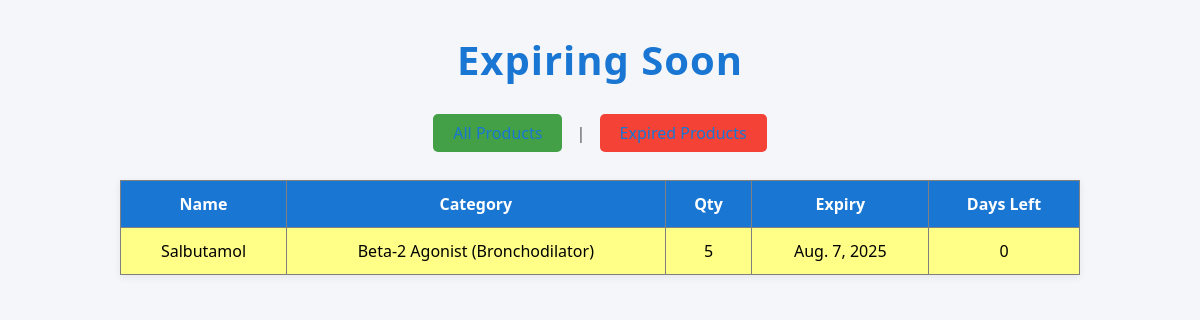
/expiring-soon/ (signed in), run on the app's committed database.
### inventory/models.py (models this page shows, shortened)
class Product(models.Model):
    name = models.CharField(max_length=100)
    category = models.CharField(max_length=50)
    quantity = models.PositiveIntegerField()
    expiry_date = models.DateField()
    price = models.DecimalField(max_digits=10, decimal_places=2, default=0.00)
    low_stock_threshold = models.PositiveIntegerField(default=10)
    supplier = models.ForeignKey(Supplier, on_delete=models.SET_NULL, null=True, blank=True)
    image = models.ImageField(upload_to='products/', blank=True, null=True)
    barcode = models.ImageField(upload_to='barcodes/', blank=True)
    def days_until_expiry(self):
        return (self.expiry_date - timezone.now().date()).days

### inventory/views.py (the view)
# urls.py: path('expiring-soon/', views.expiring_soon_products, name='expiring_soon'),
@admin_required
def expiring_soon_products(request):
    today = timezone.now().date()
    soon = today + timedelta(days=7)
    products = Product.objects.filter(expiry_date__range=[today, soon])
    return render(request, 'inventory/expiring_soon.html', {'products': products})

### inventory/views.py (called while the page is built)
def admin_required(view_func):
    decorated_view_func = login_required(user_passes_test(lambda u: u.is_staff)(view_func))
    return decorated_view_func

### inventory/templates/inventory/expiring_soon.html (shortened to what this page needs)
<!DOCTYPE html>
{% load static %}
<html>
<head>
    <link rel="stylesheet" href="{% static 'styles.css' %}">
</head>
<body>
    <h1 class="main-title">Expiring Soon</h1>
    <div class="nav-links">
        <a href="{% url 'product_list' %}" class="nav-btn">All Products</a>
        <span class="divider">|</span>
        <a href="{% url 'expired_products' %}" class="nav-btn expired">Expired Products</a>
    </div>
    <table border="1">
        <tr>
            <th>Name</th>
            <th>Category</th>
            <th>Qty</th>
            <th>Expiry</th>
            <th>Days Left</th>
        </tr>
        {% for product in products %}
        <tr style="background-color: #ff8;">
            <td>{{ product.name }}</td>
            <td>{{ product.category }}</td>
            <td>{{ product.quantity }}</td>
            <td>{{ product.expiry_date }}</td>
            <td>{{ product.days_until_expiry }}</td>
        </tr>
        {% endfor %}
    </table>
</body>
</html>

### static/styles.css (style rules this page uses)
body { font-family: 'Segoe UI', Arial, sans-serif; background: #f4f6fa; margin: 0; padding: 0; }
h1 { text-align: center; color: #333; margin-top: 30px; }
.nav-links { text-align: center; margin-bottom: 20px; }
.nav-links a { color: #1976d2; text-decoration: none; margin: 0 10px; font-weight: 500; transition: color 0.2s; }
table { margin: 0 auto; border-collapse: collapse; width: 80%; background: #fff; box-shadow: 0 2px 8px rgba(0,0,0,0.07); }
th, td { padding: 12px 16px; text-align: center; }
th { background: #1976d2; color: #fff; font-weight: 600; }
tr { transition: background 0.2s; }
.main-title { text-align: center; color: #1976d2; margin-top: 32px; font-size: 2.5rem; letter-spacing: 1px; }
.nav-links { text-align: center; margin-bottom: 28px; margin-top: 10px; }
.nav-btn { display: inline-block; padding: 8px 20px; margin: 0 8px; border-radius: 5px; text-decoration: none; font-weight: 500; background: #43a047; color: #fff; transition: background 0.2s; }
.nav-btn.expired { background: #f44336; }
.divider { color: #888; font-weight: bold; }

### data on the page
Product: name "Salbutamol", category "Beta-2 Agonist (Bronchodilator)", quantity "5", expiry_date "Aug. 7, 2025", days_until_expiry "0"
